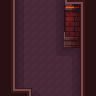

A 2D game scene composited from a Tiled map and its tileset images. What follows is a short description and the map's XML, with every tile layer's data as written:
An orthogonal 6x6 tile map with 16x16 px tiles, 3 tile layers (Back, Walls, Front).

<map version="1.10" tiledversion="1.10.2" orientation="orthogonal" renderorder="right-down" width="6" height="6" tilewidth="16" tileheight="16" infinite="0" nextlayerid="4" nextobjectid="1">
 <properties>
  <property name="PathfindingOffset" value="2 4" />
 </properties>
 <tileset firstgid="1" source="../../../Tilesets/forge_tileset.tsx" />
 <layer id="1" name="Back" width="6" height="6">
  <data encoding="csv">
0,202,203,205,0,0,
0,202,203,205,0,0,
0,202,203,205,0,0,
0,202,203,230,179,0,
0,202,203,203,204,0,
0,227,182,203,204,0
</data>
 </layer>
 <layer id="2" name="Walls" width="6" height="6">
  <data encoding="csv">
55,0,0,0,76,77,
55,0,0,0,101,51,
55,0,0,0,126,51,
55,0,0,0,0,51,
55,0,0,0,0,51,
29,0,0,0,0,51
</data>
 </layer>
 <layer id="3" name="Front" width="6" height="6">
  <data encoding="csv">
0,0,0,0,0,0,
0,0,0,0,0,0,
0,0,0,0,0,0,
0,0,0,0,0,0,
0,0,0,0,0,0,
0,30,0,0,0,0
</data>
 </layer>
</map>
